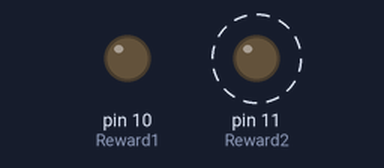
Bench run of a sketch on a simulated Arduino Uno, built with avr-gcc and run on an emulated ATmega328P. On the bench: output pins drawn as LEDs (lit = HIGH). Dashed ring = blinking.

Above: at 0.5 s.
Timing chart, 0 to 3.0 s (numbered marks = the images above):
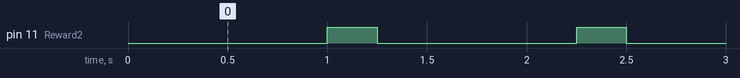

Measured:
- by itself, pin 11 (Reward2): alternates HIGH for 0.25 s and LOW for 1.0 s, 202 changes in all, then stays LOW

The sketch:

RewardSystemTestOnlyLeft.ino
```cpp
int Reward1 = 10; //output
int Reward2 = 11;

int rewards = 0;

void setup()
{
   pinMode(Reward1, OUTPUT);  //fluid output
   pinMode(Reward2, OUTPUT);  //fluid output
}

void loop()
{
 if(rewards < 101){
   delay(1000);
   digitalWrite(Reward2, HIGH); //left
   delay(250); // valve delay
   digitalWrite(Reward2, LOW);
   rewards = rewards + 1;
 }
}
```
